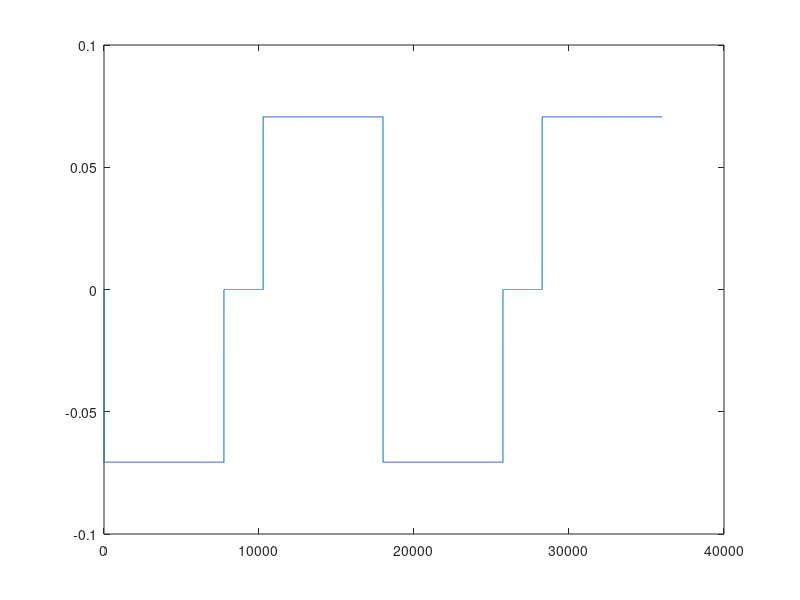
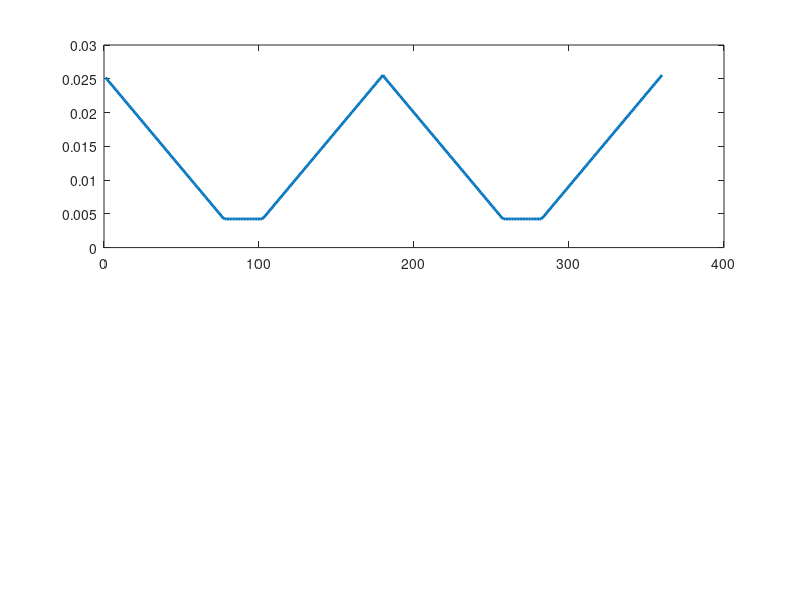

Source code (MATLAB) for these figures, in order: (Note: this script raises an error after producing the figures.)
clear
clc
close all

u0 = 4*pi*10^-7;
deltatheta = 0.01;
theta = 0:deltatheta:180;

N = 250;
Idc = 3;
Leq = zeros(1,numel(theta));
Req = zeros(1,numel(theta));
Teq = zeros(1,numel(theta));
%% for part1 Req = R1//R2 for angle is between 0 - 77.36 degrees (angle coeficiencts are derived in the hand note)
R1coeff_part1 = (0.5e-3)*2/(u0*2*pi*12e-3*20e-3); % 
R2coeff_part1 = (2.5e-3)*2/(u0*2*pi*10e-3*20e-3); %

%% for part2 Req = R2 for angle is between 77.36 - 102,64 degrees (angle coeficiencts are derived in the hand note)
R2coeff_part2 = (2.5e-3*2)/(u0*(77.36/360)*2*pi*10e-3*20e-3);

%% for part3 Req = R1//R2 for angle is between 102,64 to 180 degrees    (angle coeficiencts are derived in the hand note)
R1coeff_part3 = (0.5e-3)*2/(u0*2*pi*12e-3*20e-3); % 
R2coeff_part3 = (2.5e-3)*2/(u0*2*pi*10e-3*20e-3); %


%% Req between 0-77.36 degrees 
for i=1:(find(theta==77.36))
    R1_theta_part1(i) = R1coeff_part1*(360/(77.36-theta(i)));
    R2_theta_part1(i) = R2coeff_part1*(360/theta(i));
    Req(i) = R1_theta_part1(i)*R2_theta_part1(i)/(R1_theta_part1(i)+R2_theta_part1(i));
end
%% Req between 77.36-102.64 degrees
for i=(find(theta==77.36):1:(find(theta==102.64)))
    Req(i) = R2coeff_part2; %no angle dependency
end
%% Req between 102.64-180 degress
for i=(find(theta==102.64):1:(find(theta==180)))
    R1_theta_part3(i) = R1coeff_part3*(360/(theta(i)-102.36));
    R2_theta_part3(i) = R2coeff_part3*(360/(180-theta(i)));
    Req(i) = R1_theta_part3(i)*R2_theta_part3(i)/(R1_theta_part3(i)+R2_theta_part3(i));
end
%% copy the 0-180 degree reluctance to 180-360 degree
Req(1) = Req(2);
Req(numel(theta)) = Req(numel(theta)-1);
for(i=(numel(theta)+1):(2*numel(theta)-1))

    Req(i) = Req(i-numel(theta));
end

%% Resultant inductance
Leq = (N*N)./Req;

%% Torque generated 
for i=1:((2*numel(theta)-1))
    if(i>1)
        Teq(i) = 0.5*(Idc*Idc)*(Leq(i)-Leq(i-1))/(deltatheta*2*pi/360);
    else
        Teq(i) = 0;%0.5*(Idc*Idc)*(Leq(i))/deltatheta;
    end
end

Teq(10265) = 0; % there was an undesired spike, just cover that up;
Teq(18002) = 0; % there was an undesired spike, just cover that up;
Teq(28266) = 0; % there was an undesired spike, just cover that up;
%% Sample the results for plotting with FEA Results
plot(Teq)
for(i=1:360)
    
    TeqSample(i) = Teq(i*100);
    LeqSample(i) = Leq(i*100);
    ReqSample(i) = Req(i*100);
end
%% load the linear fea results
figure
load('Report/Q2_figures/Q2TorqueInductanceDataMaxwell_linear.mat');
subplot(2,1,1);
plot(LeqSample,'LineWidth',2);
hold on
plot(inductance_linear.VarName2/1000,'LineWidth',2);
hold off
xlabel('Rotor angle (degrees)','FontSize',12,'FontWeight','bold');
ylabel('Inductance (Henry)','FontSize',12,'FontWeight','bold');
set(gca,'FontSize',12,'FontWeight','bold')
grid on
xlim([0 360])
xticks([0 30 60 90 120 150 180 210 240 270 300 330 360])
legend('Analytical Result','FEA Result')
% figure
subplot(2,1,2);
plot(TeqSample,'LineWidth',2);
hold on
plot(TorquePlot3_linear.VarName2/1000,'LineWidth',2);
hold off
xlabel('Rotor angle (degrees)','FontSize',12,'FontWeight','bold');
ylabel('Torque (Nm)','FontSize',12,'FontWeight','bold');
set(gca,'FontSize',12,'FontWeight','bold')
grid on
xlim([0 360])
xticks([0 30 60 90 120 150 180 210 240 270 300 330 360])
legend('Analytical Result','FEA Result')
%% load the nonlinear fea results
figure
load('Report/Q3_figures/Q3TorqueInductanceDataMaxwell_nonlinear.mat');
subplot(2,1,1);
plot(LeqSample,'LineWidth',2);
hold on
plot(InductancePlot1_nonlinear.VarName2/1000,'LineWidth',2);
hold off
xlabel('Rotor angle (degrees)','FontSize',12,'FontWeight','bold');
ylabel('Inductance (Henry)','FontSize',12,'FontWeight','bold');
set(gca,'FontSize',12,'FontWeight','bold')
grid on
xlim([0 360])
xticks([0 30 60 90 120 150 180 210 240 270 300 330 360])
legend('Analytical Result','FEA Result')
% figure
subplot(2,1,2);
plot(TeqSample,'LineWidth',2);
hold on
plot(TorquePlot2Copy_nonlinear.Plot/1000,'LineWidth',2);
hold off
xlabel('Rotor angle (degrees)','FontSize',12,'FontWeight','bold');
ylabel('Torque (Nm)','FontSize',12,'FontWeight','bold');
set(gca,'FontSize',12,'FontWeight','bold')
grid on
xlim([0 360])
xticks([0 30 60 90 120 150 180 210 240 270 300 330 360])
legend('Analytical Result','FEA Result')
%% Q1
%a
figure
subplot(3,1,1)
plot(ReqSample,'LineWidth',2);
xlabel('Rotor angle (degrees)','FontSize',12,'FontWeight','bold');
ylabel('Reluctance (Amperes/Weber)','FontSize',12,'FontWeight','bold');
set(gca,'FontSize',12,'FontWeight','bold')
grid on
xlim([0 360])
xticks([0 30 60 90 120 150 180 210 240 270 300 330 360])

% figure
subplot(3,1,2)
plot(LeqSample,'LineWidth',2);
xlabel('Rotor angle (degrees)','FontSize',12,'FontWeight','bold');
ylabel('Inductance (Henry)','FontSize',12,'FontWeight','bold');
set(gca,'FontSize',12,'FontWeight','bold')
grid on
xlim([0 360])
xticks([0 30 60 90 120 150 180 210 240 270 300 330 360])

% figure
subplot(3,1,3)
plot(TeqSample,'LineWidth',2);
xlabel('Rotor angle (degrees)','FontSize',12,'FontWeight','bold');
ylabel('Torque (Nm)','FontSize',12,'FontWeight','bold');
set(gca,'FontSize',12,'FontWeight','bold')
grid on
xlim([0 360])
xticks([0 30 60 90 120 150 180 210 240 270 300 330 360])

%%
load('Report/Q3_figures/material.mat');
figure
plot(material.HA_per_meter,material.Btesla,'LineWidth',2)

xlabel('Magnetic Field Strength (A/m)','FontSize',12,'FontWeight','bold');
ylabel('Magnetic Field Density (T)','FontSize',12,'FontWeight','bold');
set(gca,'FontSize',12,'FontWeight','bold')
grid on
 xlim([0 4000])
% xticks([0 30 60 90 120 150 180 210 240 270 300 330 360])
%%
figure
subplot(2,1,2)
plot(TeqSample,'LineWidth',2);
hold on
plot(TorquePlot3_linear.VarName2/1000,'LineWidth',2);
hold on
plot(TorquePlot2Copy_nonlinear.Plot/1000,'LineWidth',2);
hold off
xlabel('Rotor angle (degrees)','FontSize',12,'FontWeight','bold');
ylabel('Torque (Nm)','FontSize',12,'FontWeight','bold');
legend('Analytical Result','Linear Material (FEA)','Nonlinear Material (FEA)')
set(gca,'FontSize',12,'FontWeight','bold')
grid on
xlim([0 360])
xticks([0 30 60 90 120 150 180 210 240 270 300 330 360])

subplot(2,1,1)
plot(LeqSample,'LineWidth',2);
hold on
plot(inductance_linear.VarName2/1000,'LineWidth',2);
hold on
plot(InductancePlot1_nonlinear.VarName2/1000,'LineWidth',2);
hold off
xlabel('Rotor angle (degrees)','FontSize',12,'FontWeight','bold');
ylabel('Inductance (Henry)','FontSize',12,'FontWeight','bold');
legend('Analytical Result','Linear Material (FEA)','Nonlinear Material (FEA)')
set(gca,'FontSize',12,'FontWeight','bold')
grid on
